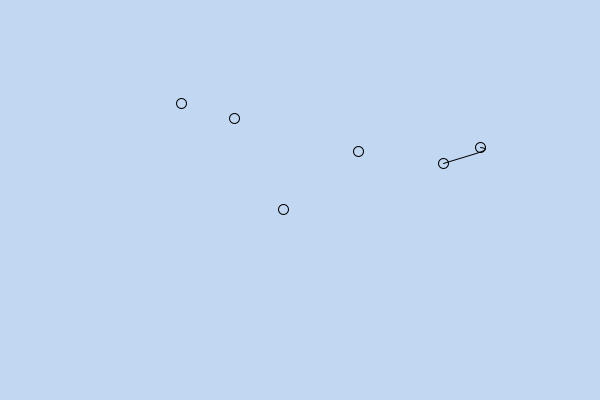
Frame 1 (no input)
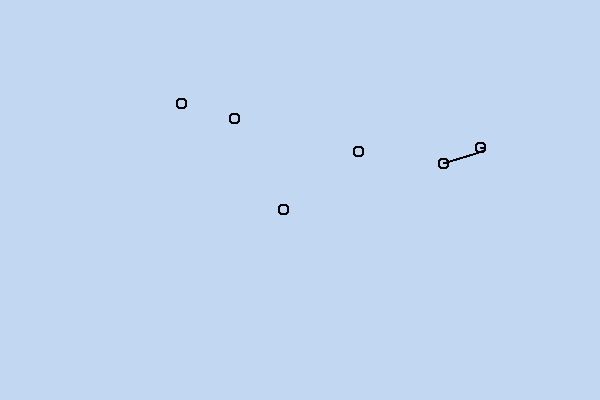
Frame 60 (the mouse pressed at the canvas centre just before this capture)
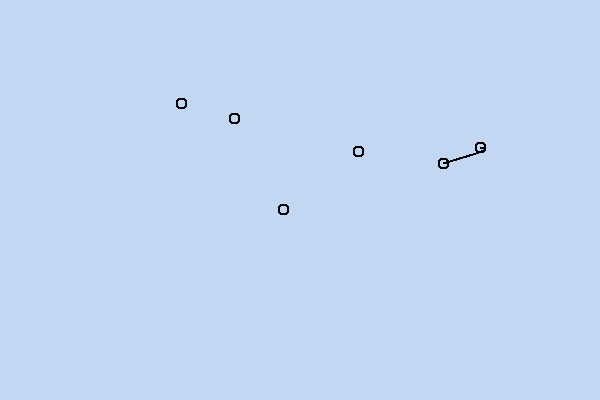
Frame 120 (the mouse held since frame 60 and released just before this capture)

The Processing sketch that drew these frames (run headless with seeded random() and noise(); from frame 60 on, the mouse is pressed at the canvas centre):

// Processing sketch: bigcurve2
// ── bigcurve2.pde
int NumPoints = 6;
float [] Xp;
float [] Yp;

void setup() {
   size(600, 400);
   background(194, 216, 242);
   noFill();
   Xp = new float[NumPoints];
   Yp = new float[NumPoints];
   for (int i=0; i<NumPoints; i++) {
      Xp[i] = random(100, 500);
      Yp[i] = random(100, 300);
   }
}

void draw() {
   for (int i=0; i<NumPoints; i++) {
      ellipse(Xp[i], Yp[i], 10, 10);
   }
   curve(Xp[0], Yp[0], Xp[1], Yp[1], Xp[2], Yp[2], Xp[3], Yp[3]);
}
